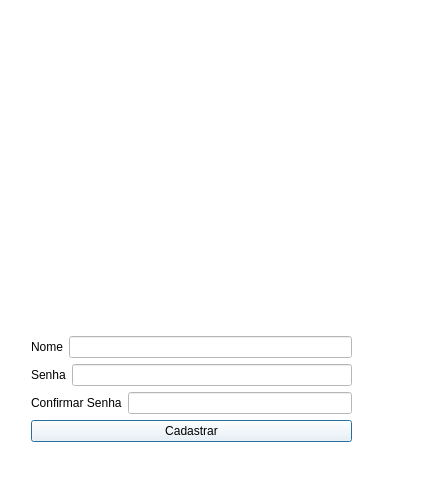
<?xml version="1.0" encoding="UTF-8"?>
<ui version="4.0">
 <class>cadastrar</class>
 <widget class="QDialog" name="cadastrar">
  <property name="geometry">
   <rect>
    <x>0</x>
    <y>0</y>
    <width>428</width>
    <height>487</height>
   </rect>
  </property>
  <property name="windowTitle">
   <string>Dialog</string>
  </property>
  <property name="styleSheet">
   <string notr="true">background-color: rgb(255, 255, 255);</string>
  </property>
  <widget class="QWidget" name="">
   <property name="geometry">
    <rect>
     <x>31</x>
     <y>11</y>
     <width>321</width>
     <height>431</height>
    </rect>
   </property>
   <layout class="QVBoxLayout" name="verticalLayout_2">
    <item>
     <layout class="QVBoxLayout" name="verticalLayout">
      <item>
       <widget class="QLabel" name="label_4">
        <property name="text">
         <string/>
        </property>
        <property name="pixmap">
         <pixmap resource="arquivosrecurso.qrc">:/imgs/imagens/cadastrar-func.png</pixmap>
        </property>
        <property name="scaledContents">
         <bool>true</bool>
        </property>
       </widget>
      </item>
      <item>
       <layout class="QHBoxLayout" name="horizontalLayout">
        <item>
         <widget class="QLabel" name="label">
          <property name="text">
           <string>Nome</string>
          </property>
         </widget>
        </item>
        <item>
         <widget class="QLineEdit" name="txtNome"/>
        </item>
       </layout>
      </item>
      <item>
       <layout class="QHBoxLayout" name="horizontalLayout_2">
        <item>
         <widget class="QLabel" name="label_2">
          <property name="text">
           <string>Senha</string>
          </property>
         </widget>
        </item>
        <item>
         <widget class="QLineEdit" name="txtSenha"/>
        </item>
       </layout>
      </item>
      <item>
       <layout class="QHBoxLayout" name="horizontalLayout_3">
        <item>
         <widget class="QLabel" name="label_3">
          <property name="text">
           <string>Confirmar Senha</string>
          </property>
         </widget>
        </item>
        <item>
         <widget class="QLineEdit" name="txtCsenha"/>
        </item>
       </layout>
      </item>
     </layout>
    </item>
    <item>
     <widget class="QPushButton" name="btnConfirmar">
      <property name="text">
       <string>Cadastrar</string>
      </property>
     </widget>
    </item>
   </layout>
  </widget>
 </widget>
 <resources>
  <include location="arquivosrecurso.qrc"/>
 </resources>
 <connections/>
</ui>
